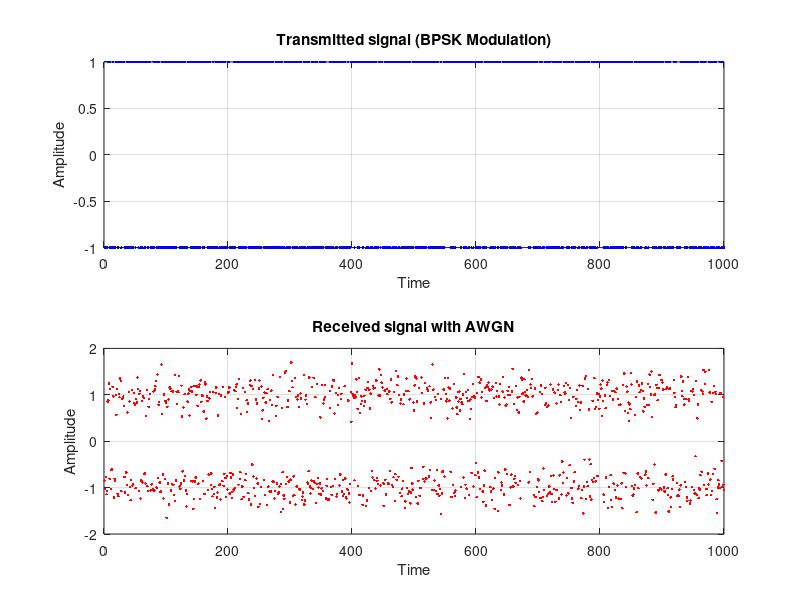

The MATLAB script that drew this image:
% Define channel parameters
SNR_dB = 10; % Signal-to-Noise Ratio in dB
SNR = 10^(SNR_dB/10); % Convert dB to linear scale
channel_coefficient = 1; % Channel coefficient (can represent fading)

% Generate random binary data
num_bits = 1000;
data = randi([0, 1], 1, num_bits);

% Modulate the data (e.g., BPSK modulation)
modulated_data = 2 * data - 1;

% Add AWGN noise
noise = sqrt(1 / (2 * SNR)) * randn(1, num_bits);
received_signal = channel_coefficient * modulated_data + noise;

% Plot the transmitted and received signals
t = 1:num_bits;

figure;
subplot(2,1,1);
plot(t,modulated_data,'b.');
title('Transmitted signal (BPSK Modulation)');
xlabel('Time');
ylabel('Amplitude');
grid on;

subplot(2,1,2);
plot(t,received_signal,'r.');
title('Received signal with AWGN');
xlabel('Time');
ylabel('Amplitude');
grid on;

%display the SNR value
disp(['SNR (dB):', num2str(SNR_dB)]);

% Calculate the bit error rate (BER)
errors = sum(data ~= (received_signal>0));
ber = errors / num_bits;

disp(['Bit Error Rate (BER):', num2str(ber)]);
